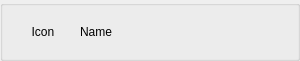
<?xml version="1.0" encoding="UTF-8"?>
<ui version="4.0">
 <class>AbilityStoneWidget</class>
 <widget class="QWidget" name="AbilityStoneWidget">
  <property name="geometry">
   <rect>
    <x>0</x>
    <y>0</y>
    <width>300</width>
    <height>52</height>
   </rect>
  </property>
  <property name="minimumSize">
   <size>
    <width>300</width>
    <height>0</height>
   </size>
  </property>
  <property name="maximumSize">
   <size>
    <width>300</width>
    <height>16777215</height>
   </size>
  </property>
  <property name="windowTitle">
   <string>Form</string>
  </property>
  <layout class="QHBoxLayout" name="horizontalLayout">
   <property name="leftMargin">
    <number>0</number>
   </property>
   <property name="topMargin">
    <number>0</number>
   </property>
   <property name="rightMargin">
    <number>0</number>
   </property>
   <property name="bottomMargin">
    <number>0</number>
   </property>
   <item>
    <widget class="QGroupBox" name="groupAbilityStone">
     <property name="minimumSize">
      <size>
       <width>300</width>
       <height>0</height>
      </size>
     </property>
     <property name="maximumSize">
      <size>
       <width>300</width>
       <height>16777215</height>
      </size>
     </property>
     <property name="title">
      <string/>
     </property>
     <layout class="QHBoxLayout" name="horizontalLayout_2">
      <property name="topMargin">
       <number>1</number>
      </property>
      <property name="bottomMargin">
       <number>1</number>
      </property>
      <item>
       <widget class="QLabel" name="lbIcon">
        <property name="minimumSize">
         <size>
          <width>50</width>
          <height>50</height>
         </size>
        </property>
        <property name="maximumSize">
         <size>
          <width>50</width>
          <height>50</height>
         </size>
        </property>
        <property name="text">
         <string>Icon</string>
        </property>
        <property name="alignment">
         <set>Qt::AlignCenter</set>
        </property>
       </widget>
      </item>
      <item>
       <layout class="QVBoxLayout" name="vLayoutRight">
        <item>
         <widget class="QLabel" name="lbName">
          <property name="minimumSize">
           <size>
            <width>200</width>
            <height>25</height>
           </size>
          </property>
          <property name="maximumSize">
           <size>
            <width>200</width>
            <height>25</height>
           </size>
          </property>
          <property name="text">
           <string>Name</string>
          </property>
          <property name="alignment">
           <set>Qt::AlignLeading|Qt::AlignLeft|Qt::AlignVCenter</set>
          </property>
         </widget>
        </item>
       </layout>
      </item>
     </layout>
    </widget>
   </item>
  </layout>
 </widget>
 <resources/>
 <connections/>
</ui>
